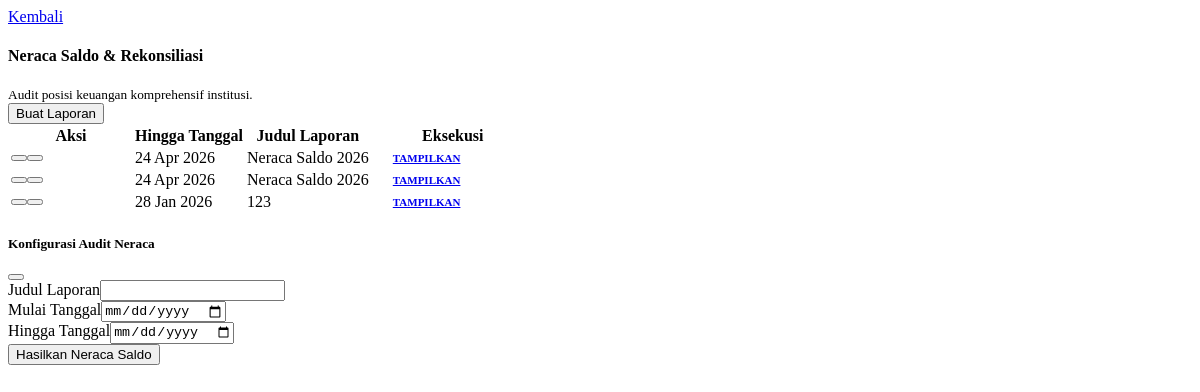
Page /neraca_saldo.php on the committed database.
### tables this page shows
CREATE TABLE `laporan_keuangan_setting` (
  `id` int(11) NOT NULL AUTO_INCREMENT,
  `judul_laporan` varchar(255) NOT NULL,
  `deskripsi` text DEFAULT NULL,
  `jenis_laporan` varchar(100) DEFAULT NULL,
  `tgl_mulai` date DEFAULT NULL,
  `tgl_akhir` date DEFAULT NULL,
  `metode` enum('Akrual','Cash Basis') DEFAULT 'Akrual',
  `comp_dates` text DEFAULT NULL,
  `created_by` int(11) DEFAULT NULL,
  `created_at` timestamp NOT NULL DEFAULT current_timestamp(),
  PRIMARY KEY (`id`),
  KEY `idx_jenis_laporan` (`jenis_laporan`),
  KEY `idx_jenis_laporan_sync` (`jenis_laporan`),
  KEY `idx_history_report` (`jenis_laporan`),
  KEY `idx_jenis_laporan_neraca` (`jenis_laporan`),
  KEY `idx_report_neraca` (`jenis_laporan`,`tgl_akhir`)
);

### neraca_saldo.php (the view, shortened to what this page needs)
<?php
$view = $_GET['view'] ?? 'hub';
$history = $conn->query("SELECT s.*, u.nama_lengkap as creator FROM laporan_keuangan_setting s LEFT JOIN users u ON s.created_by = u.id WHERE s.jenis_laporan = 'neraca_saldo' ORDER BY s.created_at DESC");
?>
<div class="container-fluid py-4 animate__animated animate__fadeIn text-dark">
    <?php if ($view == 'hub'): ?>
        <div class="d-flex justify-content-between align-items-center mb-4 bg-white p-3 rounded-4 shadow-sm border-start border-primary border-4 no-print text-center">
            <div class="d-flex align-items-center gap-3 text-start">
                <a href="index.php?page=laporan_keuangan&tab=asset" class="btn btn-outline-dark rounded-pill px-3 fw-bold shadow-sm small text-uppercase"><i class="fas fa-arrow-left me-1"></i> Kembali</a>
                <div>
                    <h4 class="fw-bold mb-0 text-dark">Neraca Saldo & Rekonsiliasi</h4>
                    <small class="text-muted small fw-bold">Audit posisi keuangan komprehensif institusi.</small>
                </div>
            </div>
            <button class="btn btn-primary rounded-pill px-4 fw-bold shadow text-uppercase" onclick="ns_openSetupModal()"><i class="fas fa-plus-circle me-2"></i>Buat Laporan</button>
        </div>
        <div class="card border-0 shadow-sm rounded-4 overflow-hidden bg-white shadow-sm">
            <div class="table-responsive"><table class="table table-hover align-middle mb-0 text-center"><thead class="table-dark small text-uppercase"><tr><th width="120">Aksi</th><th>Hingga Tanggal</th><th>Judul Laporan</th><th class="pe-4" width="160">Eksekusi</th></tr></thead><tbody>
                <?php if($history && $history->num_rows > 0): while ($row = $history->fetch_assoc()) { ?>
                    <tr><td><div class="btn-group btn-group-sm rounded-pill border bg-white shadow-sm overflow-hidden"><button class="btn btn-white text-warning border-end" data-id="<?= $row['id'] ?>" data-judul="<?= htmlspecialchars($row['judul_laporan'], ENT_QUOTES) ?>" data-start="<?= $row['tgl_mulai'] ?>" data-end="<?= $row['tgl_akhir'] ?>" onclick='ns_editSetup(this)' title="Ubah"><i class="fas fa-edit"></i></button><button class="btn btn-white text-danger" onclick="ns_deleteReport(<?= $row['id'] ?>)"><i class="fas fa-trash"></i></button></div></td>
                        <td><span class="badge bg-light text-dark border px-3 fw-bold"><?= date('d M Y', strtotime($row['tgl_akhir'])) ?></span></td>
                        <td class="text-start ps-5 fw-bold text-primary"><?= $row['judul_laporan'] ?></td>
                        <td class="pe-4 text-center"><a href="index.php?page=neraca_saldo&view=render&id=<?= $row['id'] ?>" class="btn btn-primary btn-oval shadow-sm px-4">Tampilkan</a></td></tr>
                <?php } else: echo "<tr><td colspan='4' class='py-5 text-muted small italic text-center'>Belum ada arsip laporan neraca saldo.</td></tr>"; endif; ?>
            </tbody></table></div>
        </div>
    <?php endif; ?>
</div>
<div class="modal fade" id="modalSetupNS" tabindex="-1" data-bs-backdrop="static" style="z-index: 9999;">
    <div class="modal-dialog modal-dialog-centered">
        <form action="index.php?page=neraca_saldo" method="POST" id="formSetupNS" class="modal-content border-0 shadow-lg rounded-4 overflow-hidden text-dark">
            <div class="modal-header bg-primary text-white border-0 p-4"><h5 class="modal-title fw-bold text-white" id="ns_modal_title">Konfigurasi Audit Neraca</h5><button type="button" class="btn-close btn-close-white shadow-none" data-bs-dismiss="modal"></button></div>
            <div class="modal-body p-4 bg-light text-dark">
                <div class="mb-3"><label class="small fw-bold text-muted mb-1 uppercase">Judul Laporan</label><input type="text" name="judul" id="ns_setup_judul" class="form-control rounded-pill border-0 shadow-sm px-4 py-2" required></div>
                <div class="row g-2">
                    <div class="col-6"><label class="small fw-bold text-muted mb-1 uppercase">Mulai Tanggal</label><input type="date" name="start_date" id="ns_setup_start" class="form-control border-0 rounded-pill px-4 shadow-sm" required></div>
                    <div class="col-6"><label class="small fw-bold text-muted mb-1 uppercase">Hingga Tanggal</label><input type="date" name="end_date" id="ns_setup_end" class="form-control border-0 rounded-pill px-4 shadow-sm" required></div>
                </div>
            </div>
            <div class="modal-footer border-0 p-4 pt-0 bg-light text-center d-block"><button type="submit" class="btn btn-primary w-100 rounded-pill py-3 fw-bold shadow-lg text-uppercase">Hasilkan Neraca Saldo</button></div>
        </form>
    </div>
</div>

### neraca_saldo.php (style rules this page uses)
.btn-oval { border-radius: 50px !important; padding-left: 20px !important; padding-right: 20px !important; font-weight: 700; text-transform: uppercase; font-size: 11px; }

### rows in the picture
laporan_keuangan_setting: tgl_akhir "24 Apr 2026", judul_laporan "Neraca Saldo 2026"
laporan_keuangan_setting: tgl_akhir "24 Apr 2026", judul_laporan "Neraca Saldo 2026"
laporan_keuangan_setting: tgl_akhir "28 Jan 2026", judul_laporan "123"
